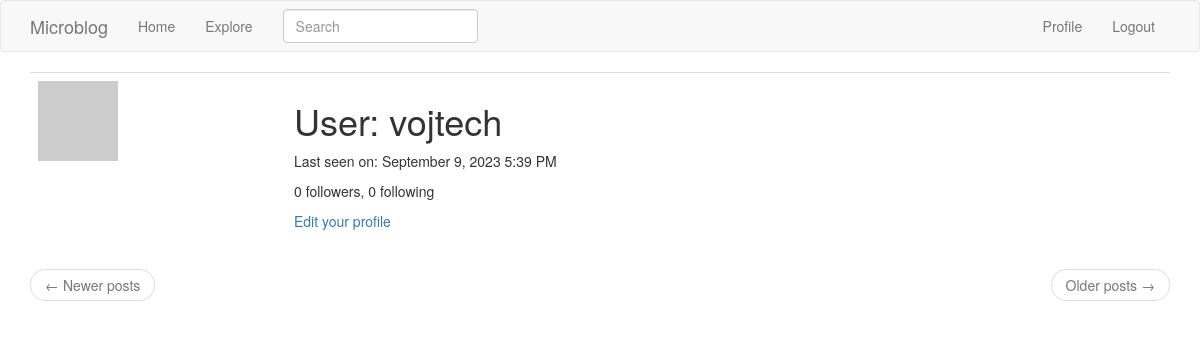
The app's page /user/vojtech (signed in), older data.
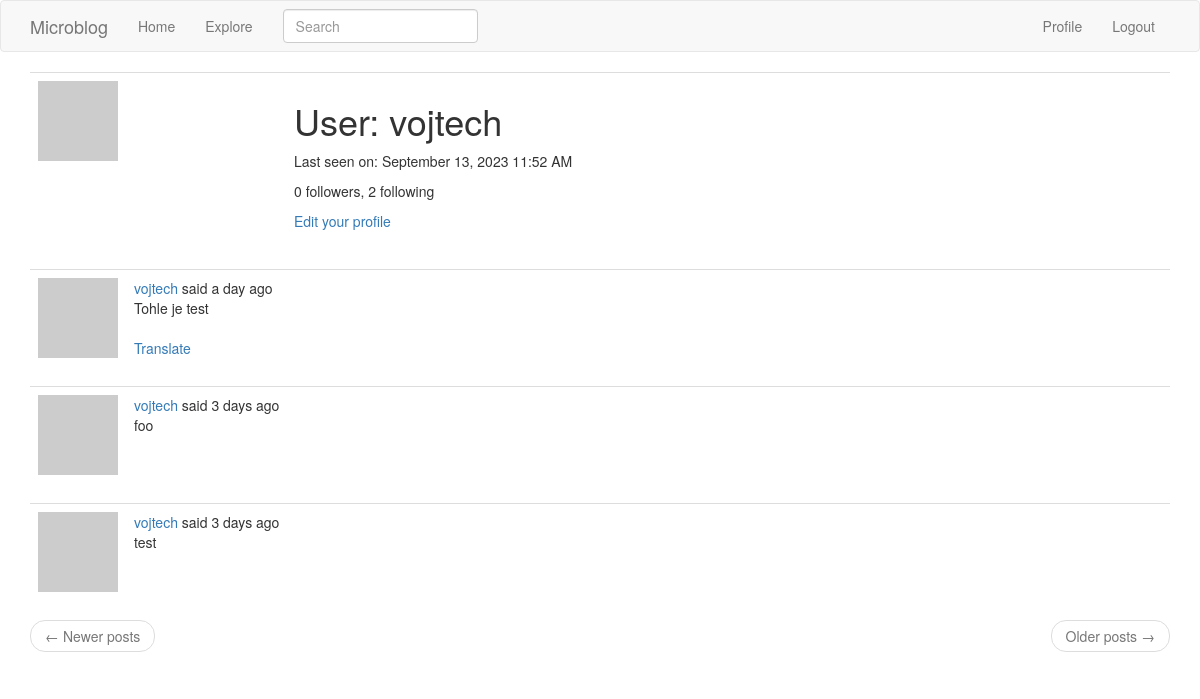
The same page, newer data.
### app/models.py (models this page shows, shortened)
class User(UserMixin, db.Model):
    id = db.Column(db.Integer, primary_key=True)
    username = db.Column(db.String(64), index=True, unique=True)
    email = db.Column(db.String(120), index=True, unique=True)
    password_hash = db.Column(db.String(128))
    posts = db.relationship("Post", backref="author", lazy="dynamic")
    about_me = db.Column(db.String(140))
    last_seen = db.Column(db.DateTime, default=datetime.utcnow)
    followed = db.relationship(
        "User",
        secondary=followers,
        primaryjoin=(followers.c.follower_id == id),
        secondaryjoin=(followers.c.followed_id == id),
        backref=db.backref("followers", lazy="dynamic"),
        lazy="dynamic",
    )
    def avatar(self, size):
        digest = md5(self.email.lower().encode("utf-8")).hexdigest()
        return "https://www.gravatar.com/avatar/{}?d=identicon&s={}".format(
            digest, size
        )

class SearchableMixin:
    @classmethod
    def before_commit(cls, session):
        session._changes = {
            "add": list(session.new),
            "update": list(session.dirty),
            "delete": list(session.deleted),
        }
    @classmethod
    def after_commit(cls, session):
        for obj in session._changes["add"]:
            if isinstance(obj, SearchableMixin):
                add_to_index(obj.__tablename__, obj)
        for obj in session._changes["update"]:
            if isinstance(obj, SearchableMixin):
                add_to_index(obj.__tablename__, obj)
        for obj in session._changes["delete"]:
            if isinstance(obj, SearchableMixin):
                remove_from_index(obj.__tablename__, obj)
        session._changes = None

class Post(SearchableMixin, db.Model):
    __searchable__ = ["body"]
    id = db.Column(db.Integer, primary_key=True)
    body = db.Column(db.String(140))
    timestamp = db.Column(db.DateTime, index=True, default=datetime.utcnow)
    user_id = db.Column(db.Integer, db.ForeignKey("user.id"))
    language = db.Column(db.String(5))

### app/main/routes.py (the view)
@bp.route("/user/<username>")
@login_required
def user(username):
    user = User.query.filter_by(username=username).first_or_404()
    page = request.args.get("page", 1, type=int)
    posts = user.posts.order_by(Post.timestamp.desc()).paginate(
        page=page, per_page=current_app.config["POSTS_PER_PAGE"], error_out=False
    )
    next_url = (
        url_for("main.user", username=user.username, page=posts.next_num)
        if posts.has_next
        else None
    )
    prev_url = (
        url_for("main.user", username=user.username, page=posts.prev_num)
        if posts.has_prev
        else None
    )
    form = EmptyForm()
    return render_template(
        "user.html",
        user=user,
        posts=posts.items,
        next_url=next_url,
        prev_url=prev_url,
        form=form,
    )

### app/main/forms.py
class SearchForm(FlaskForm):
    q = StringField(_l("Search"), validators=[DataRequired()])
    def __init__(self, *args, **kwargs):
        if "formdata" not in kwargs:
            kwargs["formdata"] = request.args
        if "meta" not in kwargs:
            kwargs["meta"] = {"csrf": False}
        super(SearchForm, self).__init__(*args, **kwargs)

class EmptyForm(FlaskForm):
    submit = SubmitField("Submit")

### app/__init__.py (called while the page is built)
def get_locale():
    return request.accept_languages.best_match(current_app.config["LANGUAGES"])

### app/main/routes.py (called while the page is built)
@bp.before_app_request
def before_request():
    if current_user.is_authenticated:
        current_user.last_seen = datetime.utcnow()
        db.session.commit()
        g.search_form = SearchForm()
    g.locale = str(get_locale())

### app/models.py (called while the page is built)
@login.user_loader
def load_user(id):
    return User.query.get(int(id))

### app/templates/user.html (shortened to what this page needs)
{% extends "base.html" %}
{% block app_content %}
    <table class="table table-hover">
        <tr>
            <td width="256px"><img src="{{ user.avatar(256) }}"></td>
            <td>
                <h1>{{ _('User') }}: {{ user.username }}</h1>
                {% if user.last_seen %}
                <p>{{ _('Last seen on') }}: {{ moment(user.last_seen).format('LLL') }}</p>
                {% endif %}
                <p>{{ _('%(count)d followers', count=user.followers.count()) }}, {{ _('%(count)d following', count=user.followed.count()) }}</p>
                {% if user == current_user %}
                <p><a href="{{ url_for('main.edit_profile') }}">{{ _('Edit your profile') }}</a></p>
                {% endif %}
            </td>
        </tr>
    </table>
    {% for post in posts %}
        {% include '_post.html' %}
    {% endfor %}
    <nav aria-label="...">
        <ul class="pager">
            <li class="previous{% if not prev_url %} disabled{% endif %}">
                <a href="{{ prev_url or '#' }}">
                    <span aria-hidden="true">&larr;</span> {{ _('Newer posts') }}
                </a>
            </li>
            <li class="next{% if not next_url %} disabled{% endif %}">
                <a href="{{ next_url or '#' }}">
                    {{ _('Older posts') }} <span aria-hidden="true">&rarr;</span>
                </a>
            </li>
        </ul>
    </nav>
{% endblock %}

### app/templates/_post.html (shortened to what this page needs)
    <table class="table table-hover">
        <tr>
            <td width="70px">
                <a href="{{ url_for('main.user', username=post.author.username) }}">
                    <img src="{{ post.author.avatar(70) }}" />
                </a>
            </td>
            <td>
                {{ _('%(username)s said %(when)s',
                    username=user_link, when=moment(post.timestamp).fromNow()) }}
                <br>
                <span id="post{{ post.id }}">{{ post.body }}</span>
                {% if post.language and post.language != g.locale %}
                <br><br>
                <span id="translation{{ post.id }}">
                    <a href="javascript:translate(
                                '#post{{ post.id }}',
                                '#translation{{ post.id }}',
                                '{{ post.language }}',
                                '{{ g.locale }}');">{{ _('Translate') }}</a>
                </span>
                {% endif %}
            </td>
        </tr>
    </table>

Row changes from the older to the newer data that the page shows:
changed User "vojtech": last_seen "September 9, 2023 5:39 PM" → "September 13, 2023 11:52 AM"
added Post: body "Tohle je test"
added Post: body "foo"
added Post: body "test"
Text that changed along with them:
text no longer shown: "0 following"
text now shown: "2 following"
